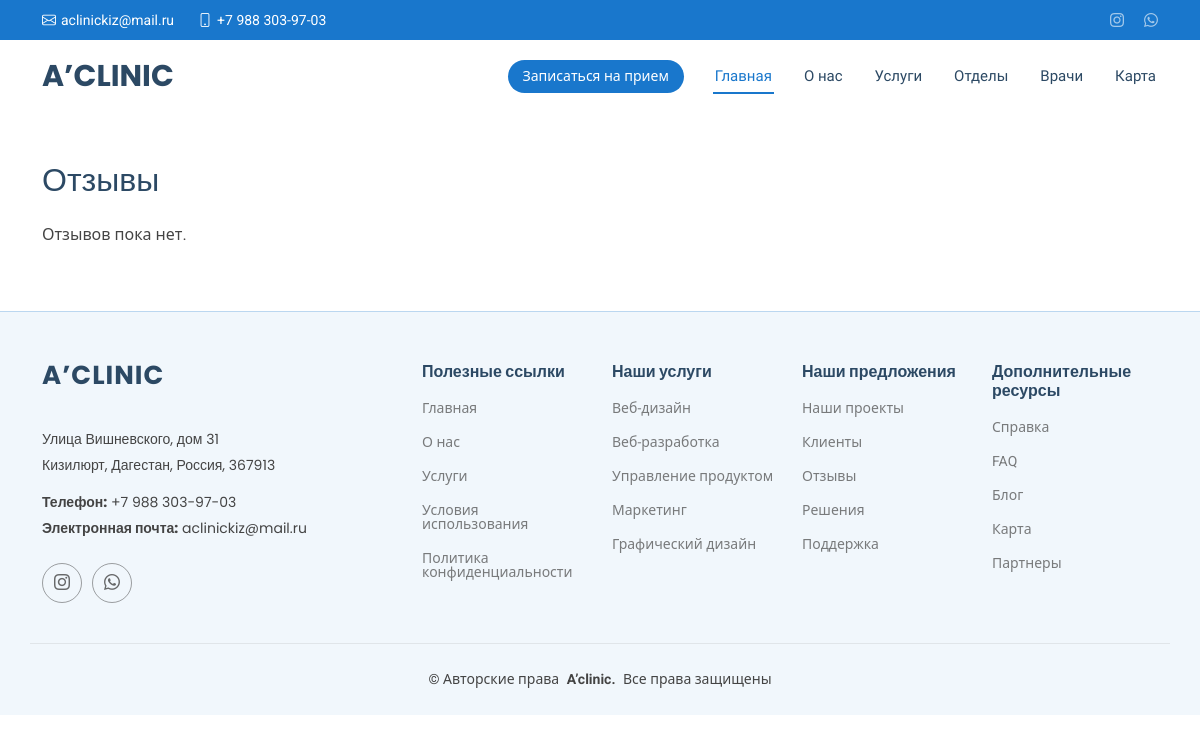
Before: /testimonials/ with the older database file.
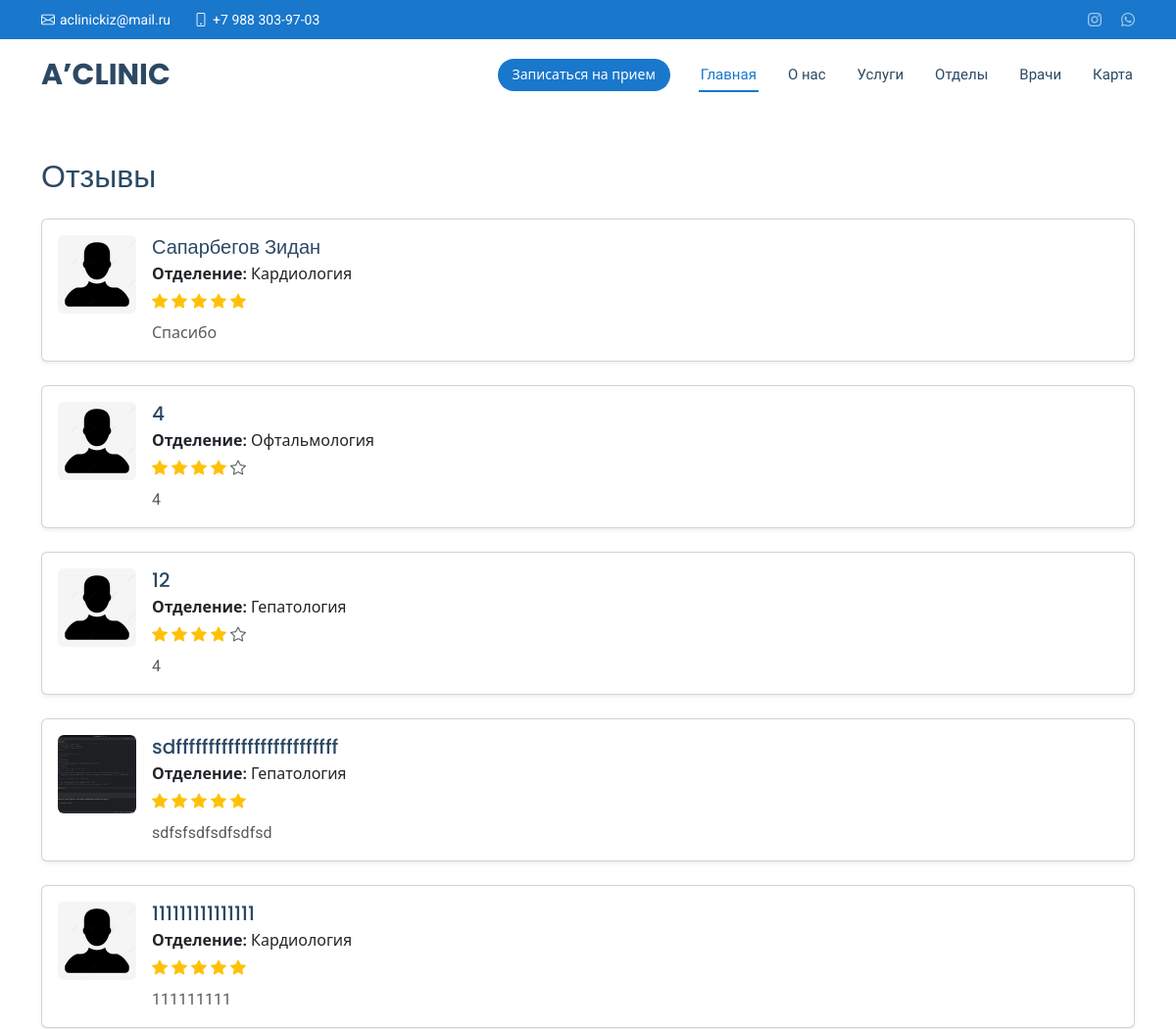
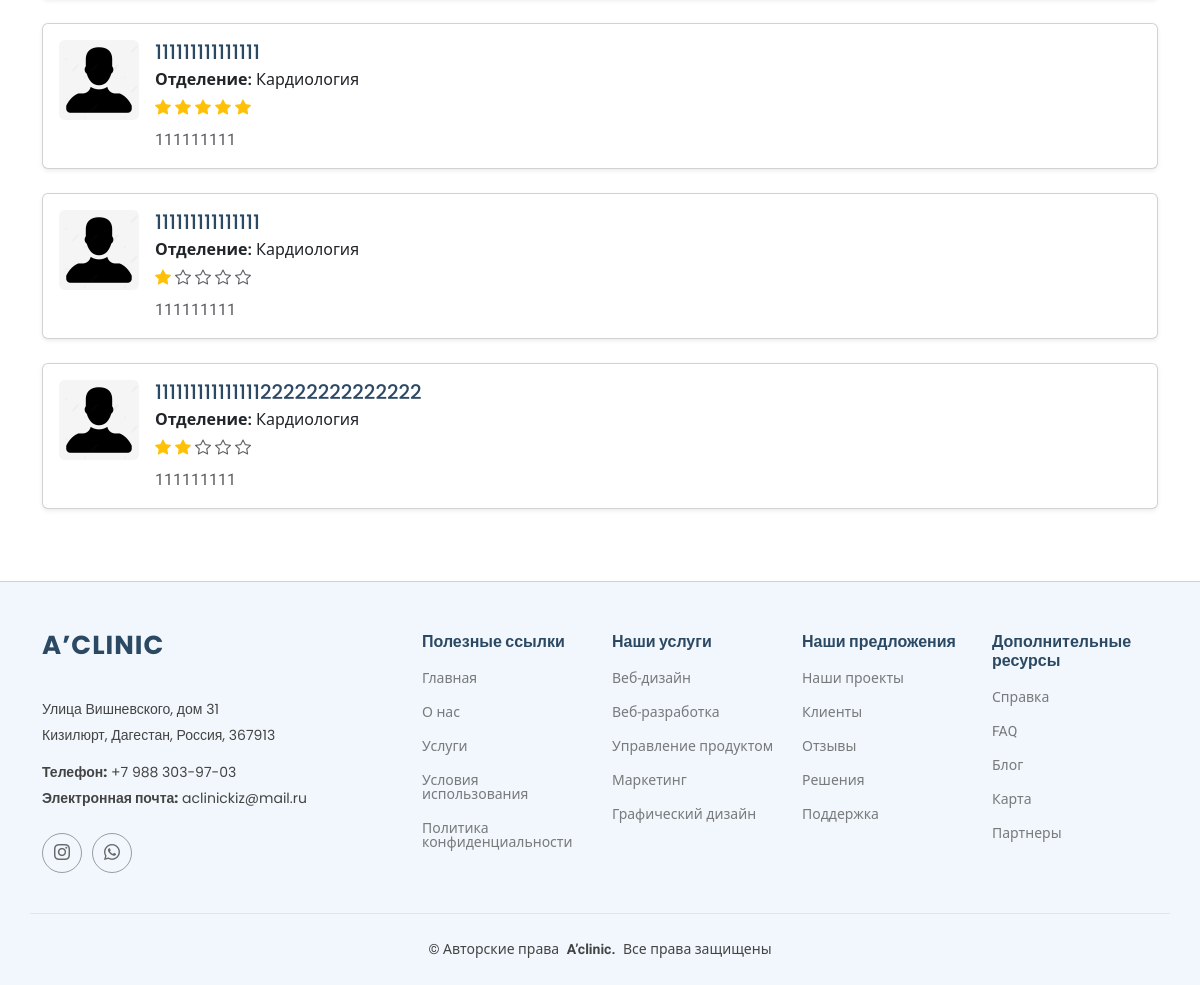
After: the same page with the newer database file (2 pictures, top to bottom).
### clinic/models.py (models this page shows, shortened)
class Testimonial(models.Model):
    name = models.CharField("Имя пациента", max_length=100)
    stars = models.PositiveSmallIntegerField("Оценка (звезды)", default=5)
    text = models.TextField("Текст отзыва")
    doctor = models.ForeignKey("Doctor", on_delete=models.SET_NULL, null=True, blank=True, verbose_name="Врач")
    department = models.ForeignKey("Departments", on_delete=models.SET_NULL, null=True, blank=True,
                                   verbose_name="Отделение")
    image = models.ImageField(verbose_name="Фото пациента", upload_to='testimonials/', blank=True, null=True)
    date = models.DateTimeField(verbose_name='Дата', auto_now_add=True, blank=True)
    class Meta:
        verbose_name = "Отзыв"
        verbose_name_plural = "Отзывы"

class Departments(models.Model):
    name = models.CharField(verbose_name='Название отделения')
    bio = models.CharField(verbose_name="Краткое описание")
    photo = models.ImageField(verbose_name="Фото", upload_to='departments/', blank=True, null=True)
    description = models.CharField(verbose_name="Описание")
    class Meta:
        verbose_name = 'Отдел'
        verbose_name_plural = 'Отделы'

### clinic/views.py (the view)
# urls.py: path('testimonials/', TestimonialsAllView.as_view(), name='testimonials_all'),
class TestimonialsAllView(TemplateView):
    template_name = "clinic/testimonials_list.html"
    def get_context_data(self, **kwargs):
        context = super().get_context_data(**kwargs)
        context["testimonials"] = Testimonial.objects.all()
        return context

### clinic/templates/clinic/testimonials_list.html (shortened to what this page needs)
{% extends "a_clinic/base.html" %}
{% load static %}
{% block content %}
<div class="container py-5">
    <h2 class="mb-4">Отзывы {{ doctor.name }}</h2>
    {% if testimonials %}
    {% for testimonial in testimonials %}
    <div class="card mb-4 shadow-sm">
        <div class="card-body d-flex">
            {% if testimonial.image %}
            <img src="{{ testimonial.image.url }}" class="rounded me-3" alt="Фото пациента"
                 style="width: 80px; height: 80px; object-fit: cover;">
            {% else %}
            <img src="{% static 'img/default_user.png' %}" class="rounded me-3" alt="Фото пациента"
                 style="width: 80px; height: 80px; object-fit: cover;">
            {% endif %}
            <div>
                <h5 class="mb-1">{{ testimonial.name }}</h5>
                {% if testimonial.department %}
                <p class="mb-1"><strong>Отделение:</strong> {{ testimonial.department.name }}</p>
                {% endif %}
                <div class="stars mb-2">
                    {% for i in "12345"|make_list %}
                    {% if forloop.counter <= testimonial.stars %}
                    <i class="bi bi-star-fill text-warning"></i>
                    {% else %}
                    <i class="bi bi-star text-muted"></i>
                    {% endif %}
                    {% endfor %}
                </div>
                <p class="text-muted mb-0">{{ testimonial.text }}</p>
            </div>
        </div>
    </div>
    {% endfor %}
    {% else %}
    <p>Отзывов пока нет.</p>
    {% endif %}
</div>
{% endblock %}

Changed rows visible on the page:
added Testimonial: name "Сапарбегов Зидан", department.name "Кардиология", stars 5 (drawn), text "Спасибо"
added Testimonial: name "4", department.name "Офтальмология", stars 4 (drawn), text "4"
added Testimonial: name "12", department.name "Гепатология", stars 4 (drawn), text "4"
added Testimonial: image (picture), name "sdfffffffffffffffffffffffff", department.name "Гепатология", stars 5 (drawn), text "sdfsfsdfsdfsdfsd"
added Testimonial: name "111111111111111", department.name "Кардиология", stars 5 (drawn), text "111111111"
added Testimonial: name "111111111111111", department.name "Кардиология", stars 7 (drawn), text "111111111"
added Testimonial: name "111111111111111", department.name "Кардиология", stars 1 (drawn), text "111111111"
added Testimonial: name "11111111111111122222222222222", department.name "Кардиология", stars 2 (drawn), text "111111111"
Other visible differences:
text no longer shown: "Отзывов пока нет."
